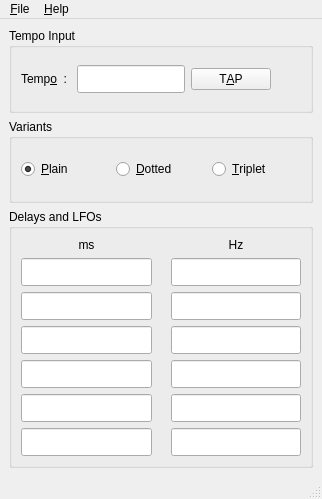
<ui version="4.0" >
 <class>QrestMainWindowClass</class>
 <widget class="QMainWindow" name="QrestMainWindowClass" >
  <property name="geometry" >
   <rect>
    <x>0</x>
    <y>0</y>
    <width>322</width>
    <height>499</height>
   </rect>
  </property>
  <property name="sizePolicy" >
   <sizepolicy vsizetype="Minimum" hsizetype="Minimum" >
    <horstretch>0</horstretch>
    <verstretch>0</verstretch>
   </sizepolicy>
  </property>
  <property name="font" >
   <font>
    <pointsize>9</pointsize>
    <kerning>true</kerning>
   </font>
  </property>
  <property name="windowTitle" >
   <string>Qrest</string>
  </property>
  <property name="windowIcon" >
   <iconset resource="../../../resources/pixmaps.qrc" >
    <normaloff>:/icons/pix/qresticon.png</normaloff>:/icons/pix/qresticon.png</iconset>
  </property>
  <widget class="QWidget" name="centralwidget" >
   <property name="geometry" >
    <rect>
     <x>0</x>
     <y>26</y>
     <width>322</width>
     <height>450</height>
    </rect>
   </property>
   <layout class="QGridLayout" name="gridLayout_4" >
    <item row="0" column="0" >
     <widget class="QGroupBox" name="groupBox" >
      <property name="title" >
       <string>Tempo Input</string>
      </property>
      <layout class="QGridLayout" name="gridLayout" >
       <item row="0" column="0" >
        <widget class="QLabel" name="tempoLabel" >
         <property name="text" >
          <string>Temp&amp;o  : </string>
         </property>
         <property name="buddy" >
          <cstring>tempoEdit</cstring>
         </property>
        </widget>
       </item>
       <item row="0" column="1" >
        <widget class="QLineEdit" name="tempoEdit" >
         <property name="minimumSize" >
          <size>
           <width>60</width>
           <height>28</height>
          </size>
         </property>
         <property name="baseSize" >
          <size>
           <width>60</width>
           <height>28</height>
          </size>
         </property>
         <property name="toolTip" >
          <string>Enter tempo in BPM and hit 'enter' or use mouse wheel</string>
         </property>
        </widget>
       </item>
       <item row="0" column="2" >
        <widget class="QPushButton" name="tapButton" >
         <property name="toolTip" >
          <string>Click in sync with beats until steadiness indicator goes green</string>
         </property>
         <property name="text" >
          <string>T&amp;AP</string>
         </property>
        </widget>
       </item>
       <item row="0" column="3" >
        <widget class="QLabel" name="steadyHint" >
         <property name="minimumSize" >
          <size>
           <width>24</width>
           <height>0</height>
          </size>
         </property>
         <property name="text" >
          <string/>
         </property>
        </widget>
       </item>
      </layout>
     </widget>
    </item>
    <item row="1" column="0" >
     <widget class="QGroupBox" name="groupBox_3" >
      <property name="title" >
       <string>Variants</string>
      </property>
      <layout class="QGridLayout" >
       <item row="0" column="0" >
        <widget class="QRadioButton" name="plainRadio" >
         <property name="text" >
          <string>&amp;Plain</string>
         </property>
         <property name="checked" >
          <bool>true</bool>
         </property>
        </widget>
       </item>
       <item row="0" column="1" >
        <widget class="QRadioButton" name="dottedRadio" >
         <property name="text" >
          <string>&amp;Dotted</string>
         </property>
        </widget>
       </item>
       <item row="0" column="2" >
        <widget class="QRadioButton" name="tripletRadio" >
         <property name="text" >
          <string>&amp;Triplet</string>
         </property>
        </widget>
       </item>
      </layout>
     </widget>
    </item>
    <item row="2" column="0" >
     <widget class="QGroupBox" name="groupBox_2" >
      <property name="title" >
       <string>Delays and LFOs</string>
      </property>
      <layout class="QGridLayout" name="gridLayout_3" >
       <item row="0" column="0" >
        <layout class="QGridLayout" name="gridLayout_2" >
         <item row="0" column="0" >
          <widget class="QLabel" name="label_7" >
           <property name="text" >
            <string>ms</string>
           </property>
           <property name="alignment" >
            <set>Qt::AlignCenter</set>
           </property>
          </widget>
         </item>
         <item row="0" column="2" >
          <widget class="QLabel" name="label_8" >
           <property name="text" >
            <string>Hz</string>
           </property>
           <property name="alignment" >
            <set>Qt::AlignCenter</set>
           </property>
          </widget>
         </item>
         <item row="1" column="0" >
          <widget class="QLineEdit" name="wholePeriodEdit" >
           <property name="minimumSize" >
            <size>
             <width>60</width>
             <height>28</height>
            </size>
           </property>
           <property name="baseSize" >
            <size>
             <width>60</width>
             <height>28</height>
            </size>
           </property>
           <property name="alignment" >
            <set>Qt::AlignRight|Qt::AlignTrailing|Qt::AlignVCenter</set>
           </property>
           <property name="readOnly" >
            <bool>true</bool>
           </property>
          </widget>
         </item>
         <item row="1" column="1" >
          <widget class="QLabel" name="label_3" >
           <property name="text" >
            <string/>
           </property>
           <property name="pixmap" >
            <pixmap resource="../../../resources/pixmaps.qrc" >:/notes/pix/whole.png</pixmap>
           </property>
           <property name="alignment" >
            <set>Qt::AlignCenter</set>
           </property>
          </widget>
         </item>
         <item row="1" column="2" >
          <widget class="QLineEdit" name="wholeLfoEdit" >
           <property name="sizePolicy" >
            <sizepolicy vsizetype="Fixed" hsizetype="Expanding" >
             <horstretch>0</horstretch>
             <verstretch>0</verstretch>
            </sizepolicy>
           </property>
           <property name="minimumSize" >
            <size>
             <width>60</width>
             <height>28</height>
            </size>
           </property>
           <property name="baseSize" >
            <size>
             <width>60</width>
             <height>28</height>
            </size>
           </property>
           <property name="readOnly" >
            <bool>true</bool>
           </property>
          </widget>
         </item>
         <item row="2" column="0" >
          <widget class="QLineEdit" name="halfPeriodEdit" >
           <property name="minimumSize" >
            <size>
             <width>60</width>
             <height>28</height>
            </size>
           </property>
           <property name="baseSize" >
            <size>
             <width>60</width>
             <height>28</height>
            </size>
           </property>
           <property name="alignment" >
            <set>Qt::AlignRight|Qt::AlignTrailing|Qt::AlignVCenter</set>
           </property>
           <property name="readOnly" >
            <bool>true</bool>
           </property>
          </widget>
         </item>
         <item row="2" column="1" >
          <widget class="QLabel" name="label" >
           <property name="text" >
            <string/>
           </property>
           <property name="pixmap" >
            <pixmap resource="../../../resources/pixmaps.qrc" >:/notes/pix/half.png</pixmap>
           </property>
           <property name="alignment" >
            <set>Qt::AlignCenter</set>
           </property>
          </widget>
         </item>
         <item row="2" column="2" >
          <widget class="QLineEdit" name="halfLfoEdit" >
           <property name="minimumSize" >
            <size>
             <width>60</width>
             <height>28</height>
            </size>
           </property>
           <property name="baseSize" >
            <size>
             <width>60</width>
             <height>28</height>
            </size>
           </property>
           <property name="readOnly" >
            <bool>true</bool>
           </property>
          </widget>
         </item>
         <item row="3" column="0" >
          <widget class="QLineEdit" name="quarterPeriodEdit" >
           <property name="minimumSize" >
            <size>
             <width>60</width>
             <height>28</height>
            </size>
           </property>
           <property name="baseSize" >
            <size>
             <width>60</width>
             <height>28</height>
            </size>
           </property>
           <property name="alignment" >
            <set>Qt::AlignRight|Qt::AlignTrailing|Qt::AlignVCenter</set>
           </property>
           <property name="readOnly" >
            <bool>true</bool>
           </property>
          </widget>
         </item>
         <item row="3" column="1" >
          <widget class="QLabel" name="label_2" >
           <property name="text" >
            <string/>
           </property>
           <property name="pixmap" >
            <pixmap resource="../../../resources/pixmaps.qrc" >:/notes/pix/quarter.png</pixmap>
           </property>
           <property name="alignment" >
            <set>Qt::AlignCenter</set>
           </property>
          </widget>
         </item>
         <item row="3" column="2" >
          <widget class="QLineEdit" name="quarterLfoEdit" >
           <property name="minimumSize" >
            <size>
             <width>60</width>
             <height>28</height>
            </size>
           </property>
           <property name="baseSize" >
            <size>
             <width>60</width>
             <height>28</height>
            </size>
           </property>
           <property name="readOnly" >
            <bool>true</bool>
           </property>
          </widget>
         </item>
         <item row="4" column="0" >
          <widget class="QLineEdit" name="eighthPeriodEdit" >
           <property name="minimumSize" >
            <size>
             <width>60</width>
             <height>28</height>
            </size>
           </property>
           <property name="baseSize" >
            <size>
             <width>60</width>
             <height>28</height>
            </size>
           </property>
           <property name="alignment" >
            <set>Qt::AlignRight|Qt::AlignTrailing|Qt::AlignVCenter</set>
           </property>
           <property name="readOnly" >
            <bool>true</bool>
           </property>
          </widget>
         </item>
         <item row="4" column="1" >
          <widget class="QLabel" name="label_6" >
           <property name="text" >
            <string/>
           </property>
           <property name="pixmap" >
            <pixmap resource="../../../resources/pixmaps.qrc" >:/notes/pix/eighth.png</pixmap>
           </property>
           <property name="alignment" >
            <set>Qt::AlignCenter</set>
           </property>
          </widget>
         </item>
         <item row="4" column="2" >
          <widget class="QLineEdit" name="eighthLfoEdit" >
           <property name="minimumSize" >
            <size>
             <width>60</width>
             <height>28</height>
            </size>
           </property>
           <property name="baseSize" >
            <size>
             <width>60</width>
             <height>28</height>
            </size>
           </property>
           <property name="readOnly" >
            <bool>true</bool>
           </property>
          </widget>
         </item>
         <item row="5" column="0" >
          <widget class="QLineEdit" name="sixteenthPeriodEdit" >
           <property name="minimumSize" >
            <size>
             <width>60</width>
             <height>28</height>
            </size>
           </property>
           <property name="baseSize" >
            <size>
             <width>60</width>
             <height>28</height>
            </size>
           </property>
           <property name="alignment" >
            <set>Qt::AlignRight|Qt::AlignTrailing|Qt::AlignVCenter</set>
           </property>
           <property name="readOnly" >
            <bool>true</bool>
           </property>
          </widget>
         </item>
         <item row="5" column="1" >
          <widget class="QLabel" name="label_5" >
           <property name="text" >
            <string/>
           </property>
           <property name="pixmap" >
            <pixmap resource="../../../resources/pixmaps.qrc" >:/notes/pix/sixteenth.png</pixmap>
           </property>
           <property name="alignment" >
            <set>Qt::AlignCenter</set>
           </property>
          </widget>
         </item>
         <item row="5" column="2" >
          <widget class="QLineEdit" name="sixteenthLfoEdit" >
           <property name="minimumSize" >
            <size>
             <width>60</width>
             <height>28</height>
            </size>
           </property>
           <property name="baseSize" >
            <size>
             <width>60</width>
             <height>28</height>
            </size>
           </property>
           <property name="readOnly" >
            <bool>true</bool>
           </property>
          </widget>
         </item>
         <item row="6" column="0" >
          <widget class="QLineEdit" name="thirtySecondPeriodEdit" >
           <property name="minimumSize" >
            <size>
             <width>60</width>
             <height>28</height>
            </size>
           </property>
           <property name="baseSize" >
            <size>
             <width>60</width>
             <height>28</height>
            </size>
           </property>
           <property name="alignment" >
            <set>Qt::AlignRight|Qt::AlignTrailing|Qt::AlignVCenter</set>
           </property>
           <property name="readOnly" >
            <bool>true</bool>
           </property>
          </widget>
         </item>
         <item row="6" column="1" >
          <widget class="QLabel" name="label_4" >
           <property name="text" >
            <string/>
           </property>
           <property name="pixmap" >
            <pixmap resource="../../../resources/pixmaps.qrc" >:/notes/pix/thirtysecond.png</pixmap>
           </property>
           <property name="alignment" >
            <set>Qt::AlignCenter</set>
           </property>
          </widget>
         </item>
         <item row="6" column="2" >
          <widget class="QLineEdit" name="thirtySecondLfoEdit" >
           <property name="minimumSize" >
            <size>
             <width>60</width>
             <height>28</height>
            </size>
           </property>
           <property name="baseSize" >
            <size>
             <width>60</width>
             <height>28</height>
            </size>
           </property>
           <property name="readOnly" >
            <bool>true</bool>
           </property>
          </widget>
         </item>
        </layout>
       </item>
      </layout>
     </widget>
    </item>
   </layout>
  </widget>
  <widget class="QMenuBar" name="menubar" >
   <property name="geometry" >
    <rect>
     <x>0</x>
     <y>0</y>
     <width>322</width>
     <height>26</height>
    </rect>
   </property>
   <widget class="QMenu" name="menuHelp" >
    <property name="title" >
     <string>&amp;Help</string>
    </property>
    <addaction name="actionHelp" />
    <addaction name="actionAbout" />
   </widget>
   <widget class="QMenu" name="menuFile" >
    <property name="title" >
     <string>&amp;File</string>
    </property>
    <addaction name="actionQuit" />
   </widget>
   <addaction name="menuFile" />
   <addaction name="menuHelp" />
  </widget>
  <widget class="QStatusBar" name="statusbar" >
   <property name="geometry" >
    <rect>
     <x>0</x>
     <y>476</y>
     <width>322</width>
     <height>23</height>
    </rect>
   </property>
  </widget>
  <action name="actionQuit" >
   <property name="icon" >
    <iconset resource="../../../resources/pixmaps.qrc" >
     <normaloff>:/icons/pix/quit.png</normaloff>:/icons/pix/quit.png</iconset>
   </property>
   <property name="text" >
    <string>&amp;Quit</string>
   </property>
   <property name="statusTip" >
    <string>Quit Qrest</string>
   </property>
   <property name="shortcut" >
    <string>Ctrl+Q</string>
   </property>
  </action>
  <action name="actionAbout" >
   <property name="icon" >
    <iconset resource="../../../resources/pixmaps.qrc" >
     <normaloff>:/icons/pix/information.png</normaloff>:/icons/pix/information.png</iconset>
   </property>
   <property name="text" >
    <string>About &amp;Qrest...</string>
   </property>
   <property name="statusTip" >
    <string>About Qrest</string>
   </property>
  </action>
  <action name="actionHelp" >
   <property name="icon" >
    <iconset resource="../../../resources/pixmaps.qrc" >
     <normaloff>:/icons/pix/help.png</normaloff>:/icons/pix/help.png</iconset>
   </property>
   <property name="text" >
    <string>Online &amp;Help</string>
   </property>
   <property name="statusTip" >
    <string>Help</string>
   </property>
  </action>
 </widget>
 <tabstops>
  <tabstop>tempoEdit</tabstop>
  <tabstop>tapButton</tabstop>
  <tabstop>plainRadio</tabstop>
  <tabstop>dottedRadio</tabstop>
  <tabstop>tripletRadio</tabstop>
  <tabstop>wholePeriodEdit</tabstop>
  <tabstop>halfPeriodEdit</tabstop>
  <tabstop>quarterPeriodEdit</tabstop>
  <tabstop>eighthPeriodEdit</tabstop>
  <tabstop>sixteenthPeriodEdit</tabstop>
  <tabstop>thirtySecondPeriodEdit</tabstop>
  <tabstop>wholeLfoEdit</tabstop>
  <tabstop>halfLfoEdit</tabstop>
  <tabstop>quarterLfoEdit</tabstop>
  <tabstop>eighthLfoEdit</tabstop>
  <tabstop>sixteenthLfoEdit</tabstop>
  <tabstop>thirtySecondLfoEdit</tabstop>
 </tabstops>
 <resources>
  <include location="../../../resources/pixmaps.qrc" />
 </resources>
 <connections/>
</ui>
